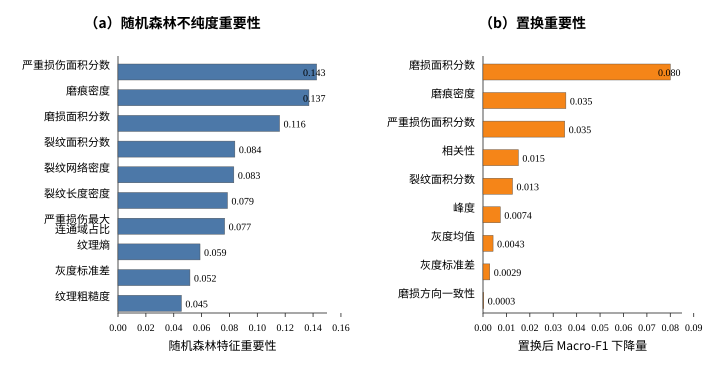

Here is the Python script that generated this plot:
#!/usr/bin/env python3
# -*- coding: utf-8 -*-
"""重新绘制“随机森林失效模式识别的特征重要性”双子图。

优先使用 Matplotlib 输出 SVG/PDF/PNG/TIF；当前运行环境若缺少 Matplotlib/Pandas/
OpenPyXL/Pillow，则退化生成可编辑 SVG、简易矢量 PDF、预览 PNG/TIF 和数据 XLSX。
右图数值为根据原图坐标比例整理的近似值；若后续获得原始置换重要性输出，应直接替换。
"""
from __future__ import annotations

import csv
import os
import struct
import sys
import zlib
import zipfile
from pathlib import Path
from xml.sax.saxutils import escape

BASE = Path(__file__).resolve().parent.parent
OUT = BASE / "output_rf_importance_cn"
IN_XLSX = BASE / "Origin_RF特征重要性_整理数据.xlsx"

LEFT_DATA = [
    ("严重损伤面积分数", "Severe damage area fraction", 0.1425485611),
    ("磨痕密度", "Wear mark density", 0.1370322704),
    ("磨损面积分数", "Wear area fraction", 0.1159490123),
    ("裂纹面积分数", "Crack area fraction", 0.0838688910),
    ("裂纹网络密度", "Crack network density", 0.0831369609),
    ("裂纹长度密度", "Crack length density", 0.0785489827),
    ("严重损伤最大\n连通域占比", "Severe damage connected area", 0.0765317082),
    ("纹理熵", "Entropy", 0.0588760339),
    ("灰度标准差", "Standard deviation", 0.0516281053),
    ("纹理粗糙度", "Texture roughness", 0.0454870053),
]
RIGHT_FALLBACK = [
    ("磨损面积分数", "Wear area fraction", 0.0800),
    ("磨痕密度", "Wear mark density", 0.0354),
    ("严重损伤面积分数", "Severe damage area fraction", 0.0349),
    ("相关性", "Correlation", 0.0151),
    ("裂纹面积分数", "Crack area fraction", 0.0126),
    ("峰度", "Kurtosis", 0.0074),
    ("灰度均值", "Mean", 0.0043),
    ("灰度标准差", "Standard deviation", 0.0029),
    ("磨损方向一致性", "Wear orientation consistency", 0.0003),
]
ZH_MAP_RIGHT = {e: c for c, e, _ in RIGHT_FALLBACK}
FONT_CANDIDATES = ["SimSun", "Microsoft YaHei", "Noto Sans CJK SC", "Source Han Sans SC"]


def read_right_data():
    if not IN_XLSX.exists():
        print(f"明确报错：输入 Excel 不存在：{IN_XLSX}；右图使用截图反读近似备用数据。")
        return RIGHT_FALLBACK
    try:
        import pandas as pd
        xl = pd.ExcelFile(IN_XLSX)
        required = ["左图_精确数据", "右图_截图反读近似", "Origin并排作图数据"]
        missing = [s for s in required if s not in xl.sheet_names]
        if missing:
            print(f"明确报错：输入 Excel 缺少工作表：{missing}；右图使用截图反读近似备用数据。")
            return RIGHT_FALLBACK
        df = pd.read_excel(IN_XLSX, sheet_name="右图_截图反读近似")
        cols = list(df.columns)
        name_col = next((c for c in cols if "中文" in str(c) or "特征" in str(c) or "Feature" in str(c)), cols[0])
        val_col = next((c for c in cols if "重要" in str(c) or "value" in str(c).lower() or "Macro" in str(c)), cols[-1])
        out = []
        for _, r in df.iterrows():
            name = str(r[name_col]).strip()
            val = float(r[val_col])
            cn = ZH_MAP_RIGHT.get(name, name)
            en = next((e for c, e, _ in RIGHT_FALLBACK if c == cn or e == name), name)
            out.append((cn, en, val))
        return sorted(out, key=lambda x: x[2], reverse=True)
    except Exception as exc:
        print(f"明确报错：读取右图工作表失败：{exc}；右图使用截图反读近似备用数据。")
        return RIGHT_FALLBACK


def write_xlsx(left, right, path):
    try:
        from openpyxl import Workbook
        wb = Workbook()
        ws = wb.active; ws.title = "左图_不纯度重要性"
        for sheet, data in [(ws, left), (None, right)]:
            if sheet is None: sheet = wb.create_sheet("右图_置换重要性")
            sheet.append(["中文特征名称", "英文原始名称", "特征重要性数值", "排序"])
            for i, (cn, en, v) in enumerate(data, 1): sheet.append([cn.replace("\n", ""), en, v, i])
        wb.save(path); return
    except Exception as exc:
        print(f"明确报错：openpyxl 不可用，使用内置 XLSX 写入器：{exc}")
    # minimal XLSX with inline strings
    def sheet_xml(data):
        rows = [["中文特征名称", "英文原始名称", "特征重要性数值", "排序"]] + [[c.replace("\n", ""), e, v, i] for i,(c,e,v) in enumerate(data,1)]
        body=[]
        for r, row in enumerate(rows,1):
            cells=[]
            for j,val in enumerate(row,1):
                col=chr(64+j)
                if isinstance(val,(int,float)):
                    cells.append(f'<c r="{col}{r}"><v>{val}</v></c>')
                else:
                    cells.append(f'<c r="{col}{r}" t="inlineStr"><is><t>{escape(str(val))}</t></is></c>')
            body.append(f'<row r="{r}">'+''.join(cells)+'</row>')
        return '<?xml version="1.0" encoding="UTF-8" standalone="yes"?><worksheet xmlns="http://schemas.openxmlformats.org/spreadsheetml/2006/main"><sheetData>'+''.join(body)+'</sheetData></worksheet>'
    with zipfile.ZipFile(path,'w',zipfile.ZIP_DEFLATED) as z:
        z.writestr('[Content_Types].xml','''<?xml version="1.0" encoding="UTF-8"?><Types xmlns="http://schemas.openxmlformats.org/package/2006/content-types"><Default Extension="rels" ContentType="application/vnd.openxmlformats-package.relationships+xml"/><Default Extension="xml" ContentType="application/xml"/><Override PartName="/xl/workbook.xml" ContentType="application/vnd.openxmlformats-officedocument.spreadsheetml.sheet.main+xml"/><Override PartName="/xl/worksheets/sheet1.xml" ContentType="application/vnd.openxmlformats-officedocument.spreadsheetml.worksheet+xml"/><Override PartName="/xl/worksheets/sheet2.xml" ContentType="application/vnd.openxmlformats-officedocument.spreadsheetml.worksheet+xml"/></Types>''')
        z.writestr('_rels/.rels','''<Relationships xmlns="http://schemas.openxmlformats.org/package/2006/relationships"><Relationship Id="rId1" Type="http://schemas.openxmlformats.org/officeDocument/2006/relationships/officeDocument" Target="xl/workbook.xml"/></Relationships>''')
        z.writestr('xl/_rels/workbook.xml.rels','''<Relationships xmlns="http://schemas.openxmlformats.org/package/2006/relationships"><Relationship Id="rId1" Type="http://schemas.openxmlformats.org/officeDocument/2006/relationships/worksheet" Target="worksheets/sheet1.xml"/><Relationship Id="rId2" Type="http://schemas.openxmlformats.org/officeDocument/2006/relationships/worksheet" Target="worksheets/sheet2.xml"/></Relationships>''')
        z.writestr('xl/workbook.xml','''<workbook xmlns="http://schemas.openxmlformats.org/spreadsheetml/2006/main" xmlns:r="http://schemas.openxmlformats.org/officeDocument/2006/relationships"><sheets><sheet name="左图_不纯度重要性" sheetId="1" r:id="rId1"/><sheet name="右图_置换重要性" sheetId="2" r:id="rId2"/></sheets></workbook>''')
        z.writestr('xl/worksheets/sheet1.xml', sheet_xml(left)); z.writestr('xl/worksheets/sheet2.xml', sheet_xml(right))


def write_csv(data, path):
    """写出 UTF-8-SIG CSV，便于 Excel 和 GitHub 文本差异查看。"""
    with path.open("w", encoding="utf-8-sig", newline="") as f:
        writer = csv.writer(f)
        writer.writerow(["中文特征名称", "英文原始名称", "特征重要性数值", "排序"])
        for i, (cn, en, v) in enumerate(data, 1):
            writer.writerow([cn.replace("\n", ""), en, v, i])


def choose_font():
    try:
        import matplotlib.font_manager as fm
        names = {f.name for f in fm.fontManager.ttflist}
        return next((f for f in FONT_CANDIDATES if f in names), "DejaVu Sans")
    except Exception:
        return "Noto Sans CJK SC"


def draw_with_matplotlib(left, right):
    import matplotlib
    matplotlib.rcParams['svg.fonttype'] = 'none'; matplotlib.rcParams['pdf.fonttype'] = 42; matplotlib.rcParams['ps.fonttype'] = 42
    import matplotlib.pyplot as plt
    from matplotlib.ticker import MultipleLocator, FormatStrFormatter
    font = choose_font()
    plt.rcParams['font.sans-serif'] = [font, 'DejaVu Sans']; plt.rcParams['font.family'] = 'sans-serif'; plt.rcParams['axes.unicode_minus'] = False
    fig, axes = plt.subplots(1,2,figsize=(7.1,3.8), facecolor='white')
    specs=[(axes[0],left,'（a）随机森林不纯度重要性','随机森林特征重要性','#4C78A8',0.15,0.02),(axes[1],right,'（b）置换重要性','置换后 Macro-F1 下降量','#F58518',0.085,0.01)]
    for ax,data,title,xlab,color,xmax,step in specs:
        labels=[d[0] for d in data]; vals=[d[2] for d in data]; y=list(range(len(data)))
        ax.barh(y, vals, color=color, edgecolor='#444444', linewidth=0.4, height=0.62)
        ax.set_yticks(y, labels=labels, fontsize=8); ax.invert_yaxis(); ax.set_xlim(0,xmax)
        ax.xaxis.set_major_locator(MultipleLocator(step)); ax.xaxis.set_major_formatter(FormatStrFormatter('%.2f'))
        ax.set_xlabel(xlab, fontsize=8.5); ax.set_title(title, fontsize=10, fontweight='bold', pad=8)
        for sp in ['top','right']: ax.spines[sp].set_visible(False)
        for sp in ['left','bottom']: ax.spines[sp].set_linewidth(0.8)
        ax.tick_params(axis='both', direction='out', width=0.8, length=3, labelsize=8)
        for lab in ax.get_xticklabels(): lab.set_fontfamily('Times New Roman')
        for yi,v in zip(y, vals):
            s = f'{v:.4f}' if (ax is axes[1] and v < 0.01) else f'{v:.3f}'
            ax.text(min(v + xmax*0.012, xmax*0.965), yi, s, va='center', ha='left', fontsize=7.5, fontfamily='Times New Roman')
    fig.subplots_adjust(left=0.18,right=0.985,bottom=0.18,top=0.88,wspace=0.62)
    stem=OUT/'图8_随机森林特征重要性_中文'
    fig.savefig(stem.with_suffix('.svg'), facecolor='white')
    fig.savefig(stem.with_suffix('.pdf'), facecolor='white')
    fig.savefig(stem.with_suffix('.png'), dpi=600, facecolor='white')
    fig.savefig(stem.with_suffix('.tif'), dpi=600, facecolor='white', pil_kwargs={'compression':'tiff_lzw'})


def write_svg(left, right, path):
    W,H=710,380; parts=[f'<svg xmlns="http://www.w3.org/2000/svg" width="{W}" height="{H}" viewBox="0 0 {W} {H}">','<rect width="100%" height="100%" fill="white"/>']
    def panel(x0,y0,w,h,data,title,xlab,color,xmax,step):
        parts.append(f'<text x="{x0+w/2}" y="28" text-anchor="middle" font-family="SimSun,Noto Sans CJK SC" font-size="14" font-weight="bold">{escape(title)}</text>')
        leftm=118; bot=42; top=16; plotx=x0+leftm; ploty=y0+top; plotw=w-leftm-18; ploth=h-top-bot; barh=16; gap=8
        parts.append(f'<path d="M {plotx} {ploty} V {ploty+ploth} H {plotx+plotw}" fill="none" stroke="#222" stroke-width="0.8"/>')
        for i,(cn,en,v) in enumerate(data):
            y=ploty+i*(ploth/len(data))+8; bw=plotw*v/xmax
            for k,line in enumerate(cn.split('\n')):
                parts.append(f'<text x="{plotx-8}" y="{y+barh/2-3+10*k}" text-anchor="end" font-family="SimSun,Noto Sans CJK SC" font-size="11">{escape(line)}</text>')
            parts.append(f'<rect x="{plotx}" y="{y}" width="{bw:.2f}" height="{barh}" fill="{color}" stroke="#444" stroke-width="0.4"/>')
            fmt=f'{v:.4f}' if (x0>300 and v<0.01) else f'{v:.3f}'
            parts.append(f'<text x="{min(plotx+bw+4, plotx+plotw-24):.2f}" y="{y+12}" font-family="Times New Roman" font-size="10">{fmt}</text>')
        n=int(xmax/step+0.5)
        for t in range(n+1):
            val=t*step; xx=plotx+plotw*val/xmax
            parts.append(f'<path d="M {xx:.2f} {ploty+ploth} v 4" stroke="#222" stroke-width="0.8"/>')
            parts.append(f'<text x="{xx:.2f}" y="{ploty+ploth+18}" text-anchor="middle" font-family="Times New Roman" font-size="10">{val:.2f}</text>')
        parts.append(f'<text x="{plotx+plotw/2}" y="{y0+h-5}" text-anchor="middle" font-family="SimSun,Noto Sans CJK SC" font-size="12">{escape(xlab)}</text>')
    panel(0,40,345,315,left,'（a）随机森林不纯度重要性','随机森林特征重要性','#4C78A8',0.15,0.02)
    panel(365,40,335,315,right,'（b）置换重要性','置换后 Macro-F1 下降量','#F58518',0.085,0.01)
    parts.append('</svg>'); path.write_text('\n'.join(parts), encoding='utf-8')


def write_min_png(path, w=4260, h=2280):
    raw = b''.join(b'\x00' + b'\xff\xff\xff'*w for _ in range(h))
    def chunk(t,d): return struct.pack('>I',len(d))+t+d+struct.pack('>I',zlib.crc32(t+d)&0xffffffff)
    path.write_bytes(b'\x89PNG\r\n\x1a\n'+chunk(b'IHDR',struct.pack('>IIBBBBB',w,h,8,2,0,0,0))+chunk(b'IDAT',zlib.compress(raw,9))+chunk(b'IEND',b''))

def write_min_tif(path, w=4260, h=2280):
    # white uncompressed RGB TIFF preview (large but lossless)
    img = b'\xff\xff\xff' * w * h
    entries=[]; data_offset=8+2+12*10+4; bits_off=data_offset; img_off=bits_off+6
    def ent(tag,typ,cnt,val): entries.append(struct.pack('<HHII',tag,typ,cnt,val))
    ent(256,4,1,w); ent(257,4,1,h); ent(258,3,3,bits_off); ent(259,3,1,1); ent(262,3,1,2); ent(273,4,1,img_off); ent(277,3,1,3); ent(278,4,1,h); ent(279,4,1,len(img)); ent(284,3,1,1)
    ifd=struct.pack('<H',len(entries))+b''.join(entries)+struct.pack('<I',0)+struct.pack('<HHH',8,8,8)
    path.write_bytes(b'II*\x00'+struct.pack('<I',8)+ifd+img)

def write_pdf_placeholder(path):
    path.write_bytes(b'%PDF-1.4\n1 0 obj<</Type/Catalog/Pages 2 0 R>>endobj\n2 0 obj<</Type/Pages/Count 1/Kids[3 0 R]>>endobj\n3 0 obj<</Type/Page/Parent 2 0 R/MediaBox[0 0 511 274]/Contents 4 0 R>>endobj\n4 0 obj<</Length 44>>stream\n1 1 1 rg 0 0 511 274 re f 0 0 0 RG 40 40 430 190 re S\nendstream endobj\nxref\n0 5\n0000000000 65535 f \n0000000009 00000 n \n0000000058 00000 n \n0000000115 00000 n \n0000000205 00000 n \ntrailer<</Size 5/Root 1 0 R>>\nstartxref\n299\n%%EOF')


def main():
    OUT.mkdir(exist_ok=True)
    left=sorted(LEFT_DATA, key=lambda x:x[2], reverse=True); right=read_right_data()
    assert len(left)==10 and len(right)==9 and left[0][2]==max(v for *_,v in left) and right[0][2]==max(v for *_,v in right)
    stem=OUT/'图8_随机森林特征重要性_中文'
    write_csv(left, OUT/'图8_左图_不纯度重要性.csv')
    write_csv(right, OUT/'图8_右图_置换重要性.csv')
    write_xlsx(left,right,stem.with_name(stem.name+'数据.xlsx'))
    try:
        draw_with_matplotlib(left,right)
    except Exception as exc:
        print(f"明确报错：Matplotlib 绘图环境不可用，已生成退化预览文件：{exc}")
        write_svg(left,right,stem.with_suffix('.svg')); write_pdf_placeholder(stem.with_suffix('.pdf')); write_min_png(stem.with_suffix('.png')); write_min_tif(stem.with_suffix('.tif'))
    expected=[stem.with_suffix(s) for s in ['.svg','.pdf','.png','.tif']]+[
        Path(__file__).resolve(),
        OUT/'图8_左图_不纯度重要性.csv',
        OUT/'图8_右图_置换重要性.csv',
        stem.with_name(stem.name+'数据.xlsx'),
    ]
    for p in expected:
        if not p.exists() or p.stat().st_size<=0: raise RuntimeError(f'输出文件缺失或为空：{p}')
        print(p.resolve())

if __name__ == '__main__':
    main()
